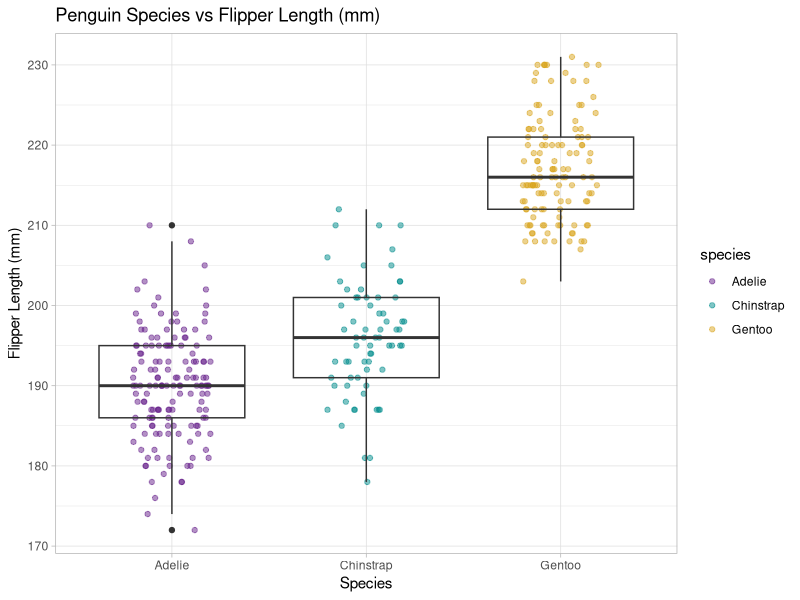
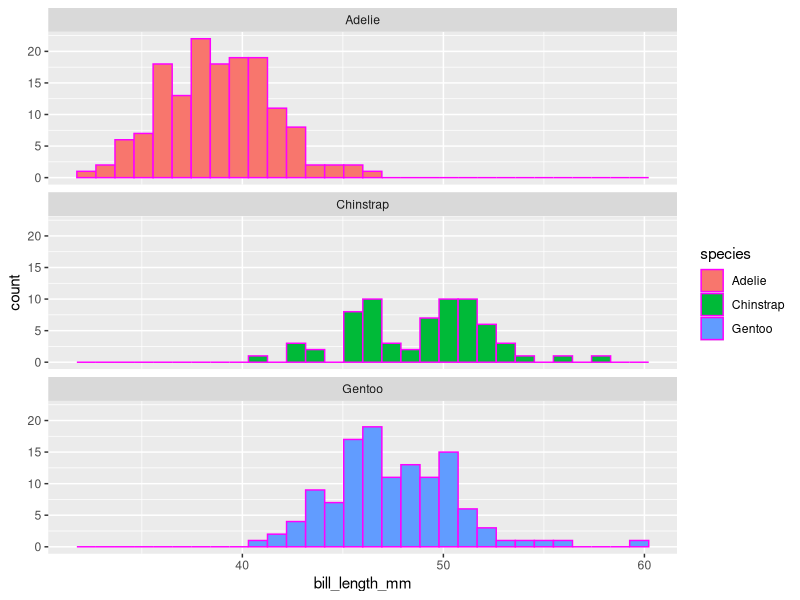

These figures' R source, in order:
## ---- chunk 1
#| warning: false
#| echo: false ## if there are outputs, they will show, but the code will not

library(tidyverse)
library(palmerpenguins)
library(GGally) ## install.packages("GGally")
library(skimr)
## ---- chunk 2
#| include: false ## nothing will show up from this code chunk now in my rendered doc, neither the outputs or code

## Tell me the column names:
names(penguins)

## What are the dimensions?
dim(penguins)

## Can you show me the first 6 lines?
head(penguins)

## last 6 lines?
tail(penguins)
## ---- chunk 3
##skim(penguins)
## ---- chunk 4
##GGally::ggpairs(penguins)
## ---- chunk 5
#| fig.cap = "my awesome figure caption"
ggplot(data = penguins, mapping = aes(x = species,y = flipper_length_mm)) +
  geom_jitter(width = 0.2,
              alpha = 0.5,
              height = 0,
              aes(color = species)) + ##saying what geometry we want aka jitter, then adding some modifications like the spread of the points (width) and transparancy (alpha)
  geom_boxplot(fill = NA) +
  theme_light() + ##change background from grey to white
  scale_color_manual(values = c("darkorchid4", "cyan4", "goldenrod")) +
  labs(x = "Species", 
       y = "Flipper Length (mm)",
       title = "Penguin Species vs Flipper Length (mm)")
## ---- chunk 6
ggplot(data = penguins, mapping = aes(x = bill_length_mm)) +
  geom_histogram(aes(fill = species), color = "magenta") +
  facet_wrap(~species, ncol = 1)
